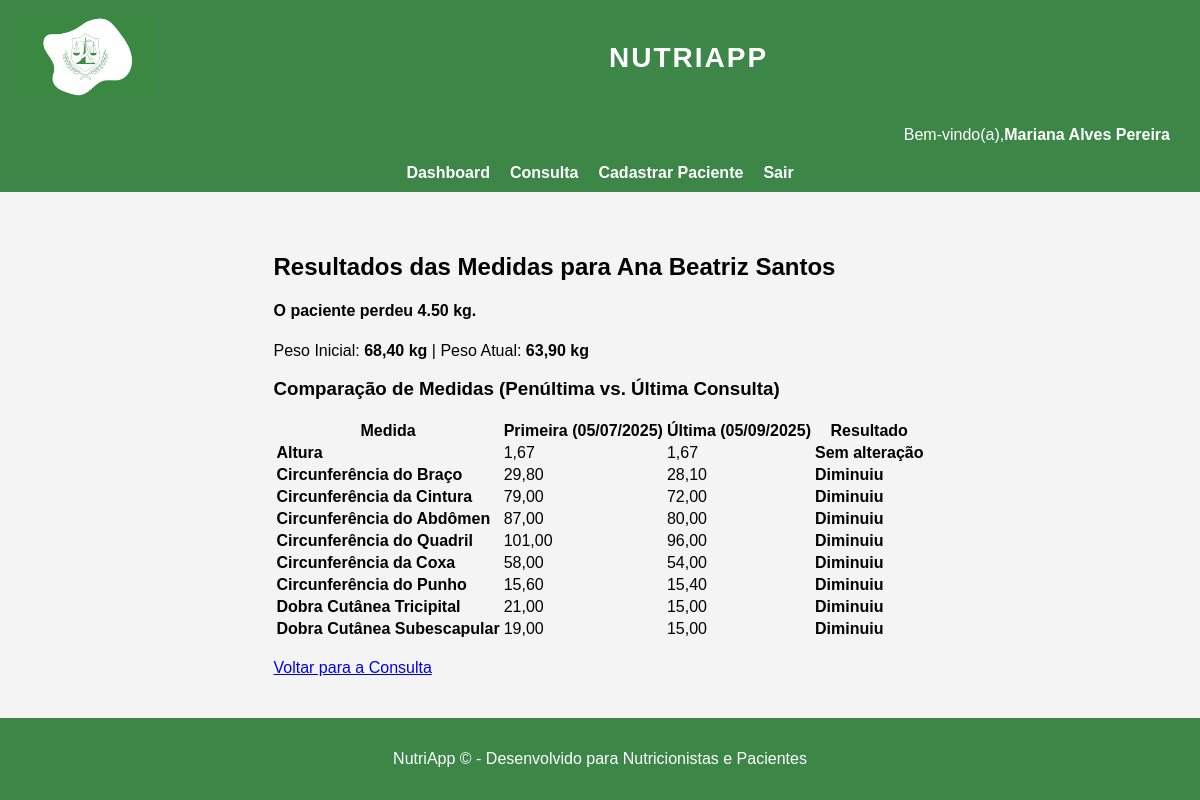
/nutricionista/paciente/3/resultados_medidas/ (signed in), run on the app's committed database.
### contas/models.py (models this page shows, shortened)
class Usuario(AbstractBaseUser, PermissionsMixin):
    TIPOS = (
        ('ADMIN', 'Administrador'),
        ('NUTRI', 'Nutricionista'),
        ('PAC', 'Paciente'),
    )
    email = models.EmailField(unique=True)
    nome = models.CharField(max_length=150)
    tipo = models.CharField(max_length=10, choices=TIPOS)
    is_active = models.BooleanField(default=True)
    is_staff = models.BooleanField(default=False)
    objects = UsuarioManager()
    USERNAME_FIELD = 'email'
    REQUIRED_FIELDS = ['nome']

### nutricionista/models.py (models this page shows, shortened)
class Paciente(models.Model):
    user = models.OneToOneField(settings.AUTH_USER_MODEL, on_delete=models.CASCADE, related_name='perfil_paciente', null=True)
    nutricionista = models.ForeignKey(Usuario, on_delete=models.CASCADE, limit_choices_to={'tipo':'NUTRI'})
    nome = models.CharField(max_length=150)
    idade = models.IntegerField()
    data_nascimento = models.DateField()
    endereco = models.CharField(max_length=255)
    numero_endereco = models.CharField(max_length=10, verbose_name='Nº') # Numero na mesma linha do endereço
    complemento = models.CharField(max_length=100, blank=True, null=True) # Pode ser nulo
    cidade = models.CharField(max_length=100)
    uf = models.CharField(max_length=2, verbose_name='UF') # UF na mesma linha da cidade
    cep = models.CharField(max_length=20)
    celular = models.CharField(max_length=20)
    email = models.EmailField()
    motivo_consulta = models.TextField()
    senha_provisoria = models.CharField(max_length=128, blank=True, null=True)

class Consulta(models.Model):
    paciente = models.ForeignKey(Paciente, on_delete=models.CASCADE)
    nutricionista = models.ForeignKey(Usuario, on_delete=models.CASCADE, limit_choices_to={'tipo':'NUTRI'})
    data_consulta = models.DateField(default=timezone.now)
    circunferencia_punho = models.DecimalField(max_digits=5, decimal_places=2, null=True, blank=True)
    circunferencia_cintura = models.DecimalField(max_digits=5, decimal_places=2, null=True, blank=True)
    circunferencia_quadril = models.DecimalField(max_digits=5, decimal_places=2, null=True, blank=True)
    circunferencia_braco = models.DecimalField(max_digits=5, decimal_places=2, null=True, blank=True)
    circunferencia_abdome = models.DecimalField(max_digits=5, decimal_places=2, null=True, blank=True)
    circunferencia_coxa = models.DecimalField(max_digits=5, decimal_places=2, null=True, blank=True)
    dobra_tricipital = models.DecimalField(max_digits=5, decimal_places=2, null=True, blank=True)
    dobra_subescapular = models.DecimalField(max_digits=5, decimal_places=2, null=True, blank=True)
    observacoes = models.TextField(blank=True, null=True)
    peso = models.DecimalField(max_digits=5, decimal_places=2, null=True, blank=True)
    altura = models.DecimalField(max_digits=3, decimal_places=2, null=True, blank=True)

### nutricionista/views.py (the view)
def resultados_medidas_view(request, paciente_id):
    paciente = get_object_or_404(Paciente, id=paciente_id)
    consultas = Consulta.objects.filter(paciente=paciente).order_by('data_consulta')
    if not consultas.exists():
        return render(request, 'nutricionista/resultados_medidas.html', {
            'paciente': paciente,
            'dados_medidas': None,
            'comparacao_peso': None,
        })
    primeira = consultas.first()
    ultima = consultas.last()
    possui_duas_consultas = consultas.count() > 1
    comparacao_peso = {
        'primeiro_peso': primeira.peso,
        'ultimo_peso': ultima.peso if possui_duas_consultas else None,
        'mensagem': '',
        'cor': ''
    }
    if possui_duas_consultas:
        diferenca = ultima.peso - primeira.peso
        if diferenca > 0:
            comparacao_peso['mensagem'] = f"O paciente ganhou {diferenca:.2f} kg."
            comparacao_peso['cor'] = 'text-danger'
        elif diferenca < 0:
            comparacao_peso['mensagem'] = f"O paciente perdeu {abs(diferenca):.2f} kg."
            comparacao_peso['cor'] = 'text-success'
        else:
            comparacao_peso['mensagem'] = "O peso se manteve estável."
            comparacao_peso['cor'] = 'text-secondary'
    else:
        comparacao_peso['mensagem'] = "Apenas uma consulta registrada até o momento."
        comparacao_peso['cor'] = 'text-secondary'
    campos = [
        ('altura', 'Altura'),
        ('circunferencia_braco', 'Circunferência do Braço'),
        ('circunferencia_cintura', 'Circunferência da Cintura'),
        ('circunferencia_abdome', 'Circunferência do Abdômen'),
        ('circunferencia_quadril', 'Circunferência do Quadril'),
        ('circunferencia_coxa', 'Circunferência da Coxa'),
        ('circunferencia_punho', 'Circunferência do Punho'),
        ('dobra_tricipital', 'Dobra Cutânea Tricipital'),
        ('dobra_subescapular', 'Dobra Cutânea Subescapular'),
    ]
    dados_medidas = []
    for campo, nome in campos:
        valor_primeira = getattr(primeira, campo, None)
        valor_ultima = getattr(ultima, campo, None) if possui_duas_consultas else None
        if possui_duas_consultas:
            diferenca = (valor_ultima or 0) - (valor_primeira or 0)
            if diferenca > 0:
                mensagem = "Aumentou"
                cor = "text-danger"
            elif diferenca < 0:
                mensagem = "Diminuiu"
                cor = "text-success"
            else:
                mensagem = "Sem alteração"
                cor = "text-secondary"
        else:
            mensagem = "Aguardando próxima consulta"
            cor = "text-secondary"
        dados_medidas.append({
            'nome': nome,
            'penultimo_valor': valor_primeira,
            'ultimo_valor': valor_ultima,
            'mensagem': mensagem,
            'cor': cor
        })
    return render(request, 'nutricionista/resultados_medidas.html', {
        'paciente': paciente,
        'dados_medidas': dados_medidas,
        'comparacao_peso': comparacao_peso,
        'data_primeira': primeira.data_consulta,
        'data_ultima': ultima.data_consulta if possui_duas_consultas else None,
        'possui_duas_consultas': possui_duas_consultas,
    })

### nutricionista/templates/nutricionista/resultados_medidas.html (shortened to what this page needs)
{% extends "base_nutricionista.html" %}
{% load static %}
{% block content %}
<div class="container mt-4">
    <h2 class="mb-4">Resultados das Medidas para {{ paciente.nome }}</h2>
    {% if comparacao_peso %}
        <div class="card mb-4 p-3 border-{{ comparacao_peso.cor|default:'secondary' }}">
            <h4 class="{{ comparacao_peso.cor|default:'text-secondary' }}">
                {{ comparacao_peso.mensagem }}
            </h4>
            <p class="m-0">
                Peso Inicial: <strong>{{ comparacao_peso.primeiro_peso|floatformat:2|default:"N/A" }} kg</strong>
                | Peso Atual: <strong>{{ comparacao_peso.ultimo_peso|floatformat:2|default:"N/A" }} kg</strong>
            </p>
        </div>
    {% endif %}
    <div class="row">
        <div class="col-md-12">
            <h3 class="mt-4 mb-3">Comparação de Medidas (Penúltima vs. Última Consulta)</h3>
            {% if dados_medidas %}
            <table class="table table-striped table-hover">
                    <thead>
                    <tr>
                        <th>Medida</th>
                            <th>Primeira ({{ data_primeira|date:"d/m/Y" }})</th>
                                {% if possui_duas_consultas %}
                                    <th>Última ({{ data_ultima|date:"d/m/Y" }})</th>
                                {% else %}
                                    <th>Próxima Consulta</th>
                                {% endif %}
                            <th>Resultado</th>
                        </tr>
                    </thead>
                <tbody>
                    {% for dado in dados_medidas %}
                    <tr>
                        <td><strong>{{ dado.nome }}</strong></td>
                        <td>
                            {% if dado.penultimo_valor %}
                                {{ dado.penultimo_valor|floatformat:2 }}
                            {% else %}
                                N/A
                            {% endif %}
                        </td>
                        <td>{{ dado.ultimo_valor|floatformat:2|default:"N/A" }}</td>
                        <td class="{{ dado.cor }}">
                            <strong>{{ dado.mensagem }}</strong>
                        </td>
                    </tr>
                    {% endfor %}
                </tbody>
            </table>
            {% else %}
                <p class="alert alert-info">Nenhum registro de consulta encontrado para este paciente.</p>
            {% endif %}
        </div>
    </div>
    <br>
   <div class="mt-4 text-center">
    <a href="{% url 'nutricionista:selecionar_paciente' %}" class="btn btn-primary">
        Voltar para a Consulta
    </a>
</div>
    </div>
{% endblock content %}

### templates/base_nutricionista.html (shortened to what this page needs)
{% extends 'base.html' %}
{% load static %}
{% block nav_extra_links %}
<div class="nutri-header">
   {% if user.is_authenticated %}
        Bem-vindo(a), <strong>{{ user.nome }}</strong>
    {% endif %}
</div>
 <div class="nutri-links">
        {% if user.is_authenticated %}
            <a href="{% url 'nutricionista:nutri_dashboard' %}" class="nav-btn">Dashboard</a>
            <a href="{% url 'nutricionista:selecionar_paciente' %}" class="nav-btn">Consulta</a>
             <a href="{% url 'nutricionista:cadastrar_paciente' %}" class="nav-btn">Cadastrar Paciente</a>
            <a href="#" class="nav-btn logout-link" onclick="document.getElementById('logout-form').submit(); return false;">Sair</a>
        {% endif %}
    </div>
{% endblock %}

### static/css/style.css (style rules this page uses)
body { height: 100%; font-family: Arial, sans-serif; margin: 0; padding: 0; min-height: 100vh; display: flex; flex-direction: column; justify-content: center; background: #f4f4f4; }
.nutri-header { display: flex; justify-content: flex-end; align-items: center; background-color: #3c8647; color: white !important; padding: 10px 30px; font-size: 1rem; font-weight: 500; margin-top: 0px; border-radius: 0; }
.nutri-header strong { color: white !important; }
.nutri-links { display: flex; justify-content: center; flex-wrap: wrap; gap: 20px; background:#3c8647; padding: 10px 0; }
.nutri-links a { color: white; text-decoration: none; font-weight: bold; transition: 0.3s; }

### data on the page
Usuario: nome "Mariana Alves Pereira"
Paciente: nome "Ana Beatriz Santos"
Consulta: primeiro_peso "68,40", data_consulta "05/07/2025", penultimo_valor "1,67" "29,80" "79,00" "87,00" "101,00" "58,00" "15,60" "21,00" "19,00"
Consulta: ultimo_peso "63,90", data_consulta "05/09/2025", ultimo_valor "1,67" "28,10" "72,00" "80,00" "96,00" "54,00" "15,40" "15,00" "15,00"

### other printed values
{{ comparacao_peso.mensagem }} "O paciente perdeu 4.50 kg."
{{ dado.nome }} "Altura" "Circunferência do Braço" "Circunferência da Cintura" "Circunferência do Abdômen" "Circunferência do Quadril" "Circunferência da Coxa" "Circunferência do Punho" "Dobra Cutânea Tricipital" "Dobra Cutânea Subescapular"
{{ dado.mensagem }} "Sem alteração" "Diminuiu" "Diminuiu" "Diminuiu" "Diminuiu" "Diminuiu" "Diminuiu" "Diminuiu" "Diminuiu"
